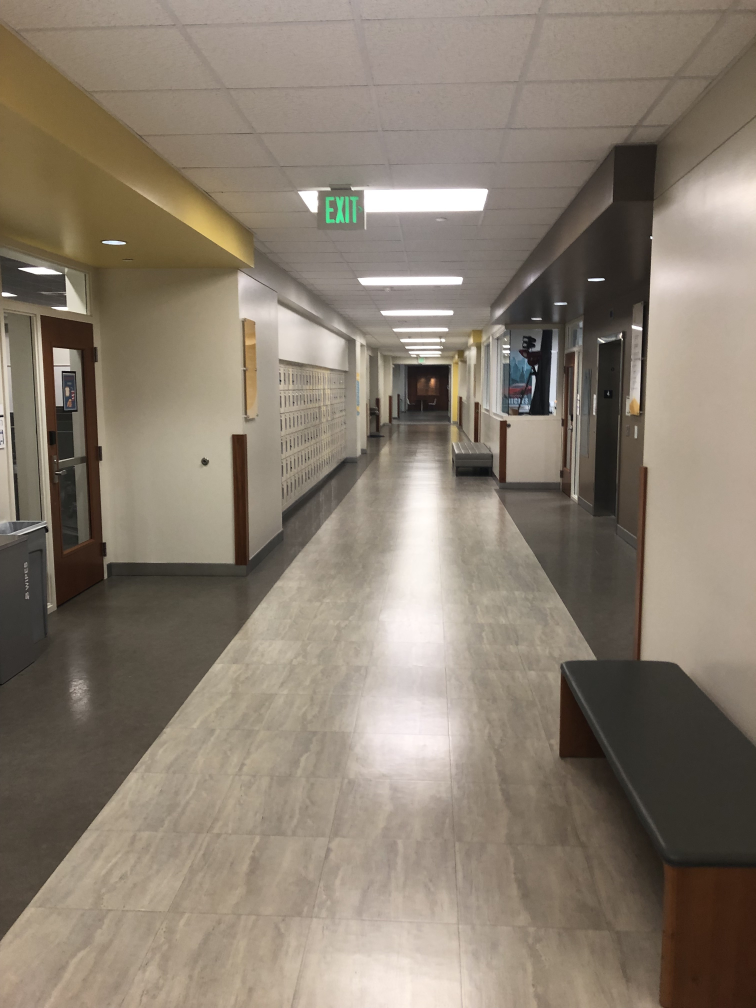
#> input picture data/simple_objects/EB_hallway/images/IMG_8803.jpg, 3024 x 4032 px, given as the content of the folder imgs/sfm/, which was not available (shown at 1/4 size)
$ python kalin_messing_with_stuff_main.py
#> lines starting #> are read from the running program, lines starting #| are printed output that depends on the picture; pictures that were not available may be replaced by others from this repository, and a replacement may not be noted
### image_helper.py
import os
import cv2 as cv
import numpy as np
from natsort import natsorted

class ImageHelper():
    def __init__(self, img_folderpath):
        self.img_folderpath = img_folderpath
        self.img_h = None
        self.img_w = None
        self.orig_imgs = dict()
        self.undist_imgs = dict()
        return

    def undistort_imgs(self, cam_mat, dist_coeff, display=False):
        new_cam_mat, roi = cv.getOptimalNewCameraMatrix(cam_mat,
                                                        dist_coeff,
                                                        (self.img_w,self.img_h),
                                                        1,
                                                        (self.img_w,self.img_h))
        x,y,w,h = roi
        for img_name, img in self.orig_imgs.items():
            undist_img = cv.undistort(img, cam_mat, dist_coeff, None, new_cam_mat)
            undist_img_roi = undist_img[y:y+h, x:x+w, :]
            self.undist_imgs[img_name] = cv.resize(undist_img_roi, (self.img_w,self.img_h))
        if display:
            first_img_name = next(iter(self.orig_imgs))
            cv.imshow('Distorted Image',self.orig_imgs[first_img_name])
            cv.imshow('Undistorted Image',self.undist_imgs[first_img_name])
            cv.waitKey(0)
            cv.destroyAllWindows()
        return #self.undist_imgs

    def load_imgs(self, img_limit=None):
        image_names = natsorted(os.listdir(self.img_folderpath))
        for img_name in image_names:
            img = cv.imread(self.img_folderpath + img_name)
            if self.img_h is None:
                self.img_h, self.img_w = img.shape[0], img.shape[1]
            self.orig_imgs[img_name] = img
            if img_limit is not None and len(self.orig_imgs) >= img_limit:
                break
        return

### feature_helper.py
import cv2 as cv
import numpy as np
import pickle
from tqdm import tqdm

class FeatureHelper():
    def __init__(self):
        self.sift = cv.SIFT_create()
        self.bfm = cv.BFMatcher()
        FLANN_INDEX_KDTREE = 1
        index_params = dict(algorithm = FLANN_INDEX_KDTREE, trees = 5)
        search_params = dict(checks=50)   # or pass empty dictionary
        self.flann = cv.FlannBasedMatcher(index_params,search_params)
        # self.flann = cv.FlannBasedMatcher()
        self.global_matches = dict()
        self.pairwise_matches = dict()
        self.pairwise_matches_masked = dict()
        return

    # [39 lines left out: function compute_matches, not called in this run]

    def compute_matches_alt(self, imgs):
        '''
        Attempts to create a global list of descriptors, then tracking the indices of the descriptors and keypoints that are found in each image.
        This means that each image can have matches with descriptors from any/all of the previous images, rather than just the one image before it.
        The results are stored in a dictionary:
            - First item
                - key: 'des'
                - value: list of descriptors (built up over time to include all descriptors from all images with (ideally) no duplicates)
            - Second item
                - key: '3d'
                - value: list of 3d points (set to None for now, but will be updated later)
            - Third item and beyond
                - key: image name
                - value: list of three items:
                    - list of indices of all descriptors in the global list of descriptors that are found in the current image
                    - list of two lists:
                        - ordered list of indices of the descriptors in the global list of descriptors that relate to matches found in the current image
                        - ordered list of indices of the keypoints in the current image that correspond with the matches found in the current image
                    - list of all keypoints in the current image
        '''
        for img_name, img in imgs.items():
            # Detect SIFT features
            kp, des = self.sift.detectAndCompute(img, None)
            # If this is the first image, save the descriptors and keypoints
            if len(self.global_matches) == 0:
                self.global_matches['des'] = des
                self.global_matches['3d'] = None
                # Dictionary contains: [all_des_idxs, matches: [[des_idx], [kp_idx]], kp]
                self.global_matches[img_name] = [[i for i in range(len(des))], [[i for i in range(len(des))], [i for i in range(len(kp))]], kp]
                continue
            # On all subsequent images, match the descriptors to the global descriptors
            # matches = self.bfm.knnMatch(queryDescriptors=des, trainDescriptors=self.global_matches['des'], k=2)
            matches = self.flann.knnMatch(queryDescriptors=des, trainDescriptors=self.global_matches['des'], k=2)
            # Filter matches using Lowe's ratio test
            good = []
            for m, n in matches:
                if m.distance < 0.75 * n.distance:
                    good.append(m)
            # Determine the indices of the matches
            global_idxs = [m.trainIdx for m in good] # Indices of the global descriptors that match with the current image
            image_idxs = [m.queryIdx for m in good] # Indices of the current image descriptors and keypoints that match with the global descriptors

            # If there are multiple matches to the same global descriptor, remove all of them
            remove_dupes = True
            if remove_dupes:
                for i in range(len(global_idxs)):
                    # Find if the index is repeated
                    if global_idxs.count(global_idxs[i]) > 1:
                        # Identify all indices with that value
                        idxs = [j for j in range(len(global_idxs)) if global_idxs[j] == global_idxs[i]]
                        # Set all of those indices to -1
                        for j in idxs:
                            global_idxs[j] = -1
                            image_idxs[j] = -1
                global_idxs = [i for i in global_idxs if i != -1]
                image_idxs = [i for i in image_idxs if i != -1]

            # Identify the descriptors not matched in the current image
            unmatched_des_idxs = [i for i in range(len(des)) if i not in image_idxs]
            # Get a subset of the unmatched descriptors and add it to the end of the full list of descriptors
            idx_for_next_des = len(self.global_matches['des'])
            self.global_matches['des'] = np.vstack((self.global_matches['des'], des[unmatched_des_idxs]))
            # Identify the indices of the global list of the descriptors that correspond with the local list of keypoints
            all_des_idxs = []
            for i in range(len(kp)):
                if i not in image_idxs:
                    all_des_idxs.append(idx_for_next_des)
                    idx_for_next_des += 1
                else:
                    all_des_idxs.append(global_idxs[image_idxs.index(i)])
            # Add to the dictionary
            self.global_matches[img_name] = [all_des_idxs, [global_idxs, image_idxs], kp]
        # Update the 3d to be a list of None's the same length as the descriptors
        self.global_matches['3d'] = [None for i in range(len(self.global_matches['des']))]

    # [263 lines left out: functions estimate_pairwise_poses_and_3d_points, est_stuff, not called in this run]

### bundle_adjustment.py
import numpy as np
import matplotlib.pyplot as plt

import time

class BundleAdjustment():
    def __init__(self):
        self.K = None
        self.pts_3d = None
        self.pts_3d_idxs = None
        self.num_3d_pts = None
        self.rot_params = None
        self.num_rot_params = 4
        self.trans_params = None
        self.num_trans_params = 3
        self.num_imgs = None
        self.pts_2d = None

    # [323 lines left out: functions run, project_point, project_point_quaternion, calc_J_and_xhat, _convert_rotation_mtx_to_unit_quaternion, _convert_unit_quaternion_to_rotation_mtx and 4 more, not called in this run]


### kalin_messing_with_stuff_main.py
import numpy as np
import matplotlib.pyplot as plt
import cv2 as cv
import argparse
import sys

import time

from calibrate import calibrate_camera
from image_helper import ImageHelper
from feature_helper import FeatureHelper
from bundle_adjustment import BundleAdjustment

'''
Example python command: python3 main.py --data=calibration/
'''

def main(args):
    ## Class Initializations
    # img_helper = ImageHelper(args['data'])
    img_helper = ImageHelper('imgs/sfm/')
    feature_helper = FeatureHelper()
    bundle_adjustment = BundleAdjustment()

    ## Load Images
    print("Loading Images...",end="\t", flush=True)
    img_helper.load_imgs()
#> in load_imgs, img is the input picture: shape (4032, 3024, 3); mean B, G, R 111.8, 125.9, 137.1
    print("Finished!")

    '''
    Perform camera calibration and get intrinsic matrix (K) and distortion coefficients)

    Input:
        /filepath/to/calibration/images/ (str) - Chessboard calibration images
    Output:
        K (numpy.array) - Camera Matrix
        dist_params (numpy.array) - distortion coefficients
    '''
    # print("Performing Camera Calibration...",end="\t", flush=True)
    # K, dist_params, r_vecs, t_vecs = calibrate_camera('calibration')
    # print("Finished!")

    # # Temporary values from Chad's stuff
    # K = np.array([[3367.27729,        0.0, 2032.98851], # Units are in mm
    #               [       0.0, 3367.67873, 1507.90056],
    #               [       0.0,        0.0,        1.0]])
    # dist_params = np.array([0.218041803, -1.29382245, -0.00204264766, 0.000601951192, 2.35001621])

    # Values for Kalin's Stuff
    K = np.array([[925.79882927,   0.,         635.51907178], # Intrinsic matrix (from camera calibration)
                  [  0.,         923.71342657, 483.87251378],
                  [  0.,           0.,           1.        ]])
    dist_params = np.array([[0.0937379544, -0.360357661, 0.000903468189, 0.000267717772, 0.589424854]])

    '''
    Undistort Images

    Input:
        K (np.array) - intrinsic camera calibration matrix
        dist_params (np.array) - distortion coefficients
    '''
    print("Undistorting Images...",end="\t", flush=True)
    img_helper.undistort_imgs(K, dist_params, display=False)
#> the loop in undistort_imgs, `for img_name, img in self.orig_imgs.items():` made 1 pass
#> img_name on pass 1: 'IMG_8803.jpg'
#> pass 1, in undistort_imgs, `undist_img = cv.undistort(img, cam_mat, dist_coeff, None, new_cam_mat)`:
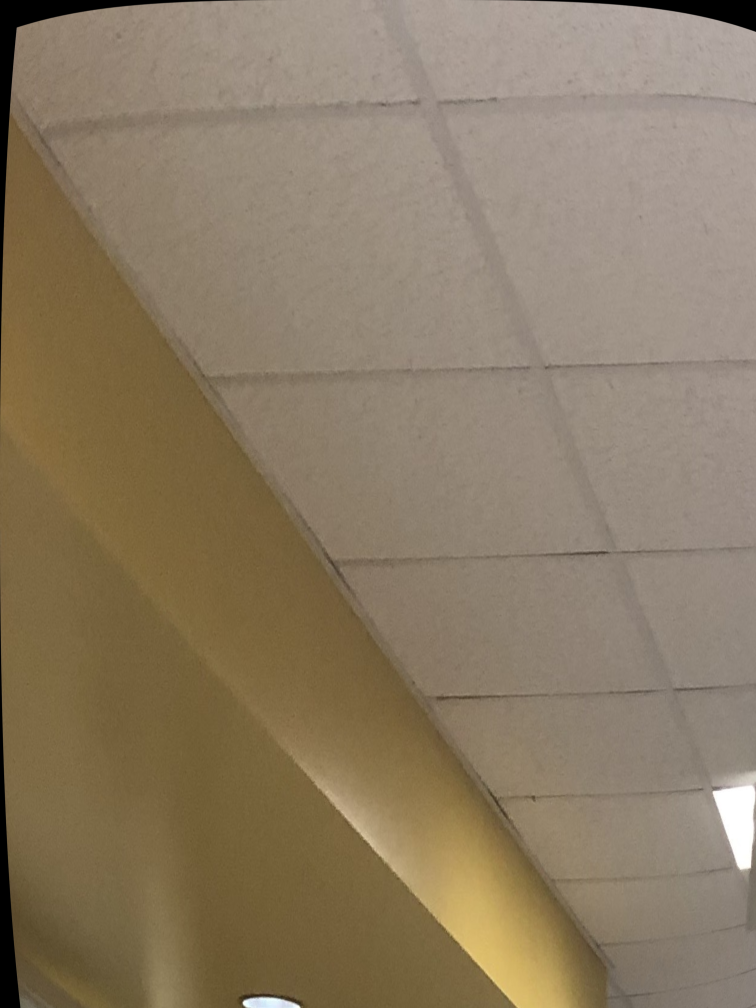
#> undist_img: shape (4032, 3024, 3) (shown at 1/4 size); mean B, G, R 99.6, 122.9, 138.8
#> after the loop in undistort_imgs, `for img_name, img in self.orig_imgs.items():`: self.undist_imgs = 1 item
    print("Finished!")

    '''
    Feature Matching:
    Performs feature matching between adjacent images.
    Assumes images are named sequentially.

    Input:
        - undistorted images (dict):
            key = img_name,
            value = img
    Output:
        - matches (dict):
            key = (img_name1, img_name2),
            value = [(key_point1, key_point2), ...]
    '''
    print("Performing Feature Matching...",end="\t", flush=True)
    # feature_helper.compute_matches(img_helper.undist_imgs)
    feature_helper.compute_matches_alt(img_helper.undist_imgs)
#> the loop in compute_matches_alt, `for img_name, img in imgs.items():` made 1 pass
#> after the loop in compute_matches_alt, `for img_name, img in imgs.items():`: self.global_matches = 0 items
    # Rs, ts, pts_3d, pts_to_kp =feature_helper.est_stuff(img_helper.undist_imgs, K)
    print("Finished!")
    # np.savez('temp.npz', Rs, ts, pts_3d, pts_to_kp)

    '''
    Initial Pose and 3D Point (Triangulation) Estimation

    Input:
        - Camera Intrinsic Matrix (This assumes a single camera for all images)
    Output:
        - Rotation, unit Translation, 3D point cloud
    '''
    print("Performing Initial Pose and 3D Point Estimation...",end="\t", flush=True)
    Rs, ts, pts_3d, helper_list = feature_helper.estimate_pairwise_poses_and_3d_points(K, 100)
    print("Finished!")

    '''
    Bundle Adjustment

    Input:
        - Camera Intrinsic Matrix, Initial Rotation, Initial Translation, 3D Point List, and Feature Matching List
    Output:
        - Updated Rotation, Translation, and 3D point estimates
    '''

    # [7 lines of commented-out code are left out]
    print("Performing Bundle Adjustment...",end="\t", flush=True)
    t1 = time.time()
    Rs, ts, pts_3d = bundle_adjustment.run(K, Rs, ts, pts_3d, helper_list)
    # Rs, ts, pts_3d = bundle_adjustment.run(K, Rs, ts, pts_3d, pts_to_kp)
    t2 = time.time()
    print("Finished!")
    print("Time Elapsed for BA: ", t2-t1)
    print()
    print(f'Rotations:\n{Rs}')
    print(f'Translations:\n{ts}')

    fig = plt.figure()
    ax = fig.add_subplot(111, projection='3d')
    ax.scatter(pts_3d[:,0], pts_3d[:,1], pts_3d[:,2])
    plt.show()

def read_args():
    parser = argparse.ArgumentParser()
    parser.add_argument('--data',type=str,help='folderpath/to/images/')
    return parser

if __name__ == '__main__':
    args = vars(read_args().parse_args())
#> (the run stopped early here; a loop or call above may not have finished)

$ run again, on data/simple_objects/EB_hallway/images/IMG_8809.jpg
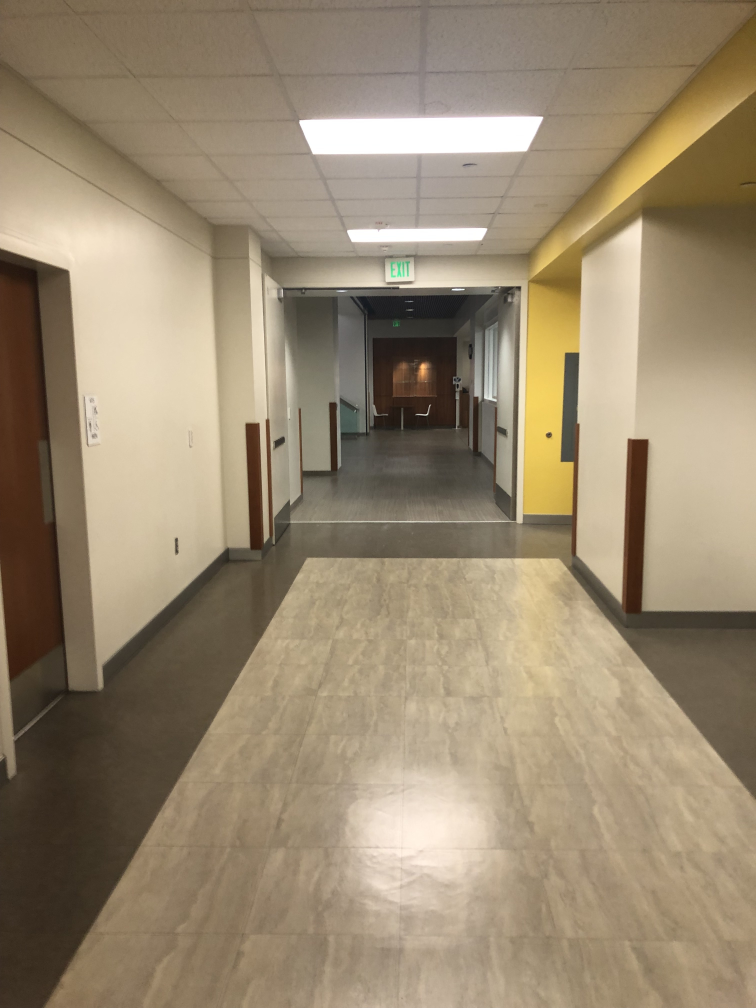
#> input picture data/simple_objects/EB_hallway/images/IMG_8809.jpg, 3024 x 4032 px, given as the content of the folder imgs/sfm/, which was not available (shown at 1/4 size)
#> in load_imgs, img is the input picture: shape (4032, 3024, 3); mean B, G, R 112.6, 137.2, 153.1
#> the loop in undistort_imgs, `for img_name, img in self.orig_imgs.items():` made 1 pass
#> img_name on pass 1: 'IMG_8809.jpg'
#> pass 1, in undistort_imgs, `undist_img = cv.undistort(img, cam_mat, dist_coeff, None, new_cam_mat)`:
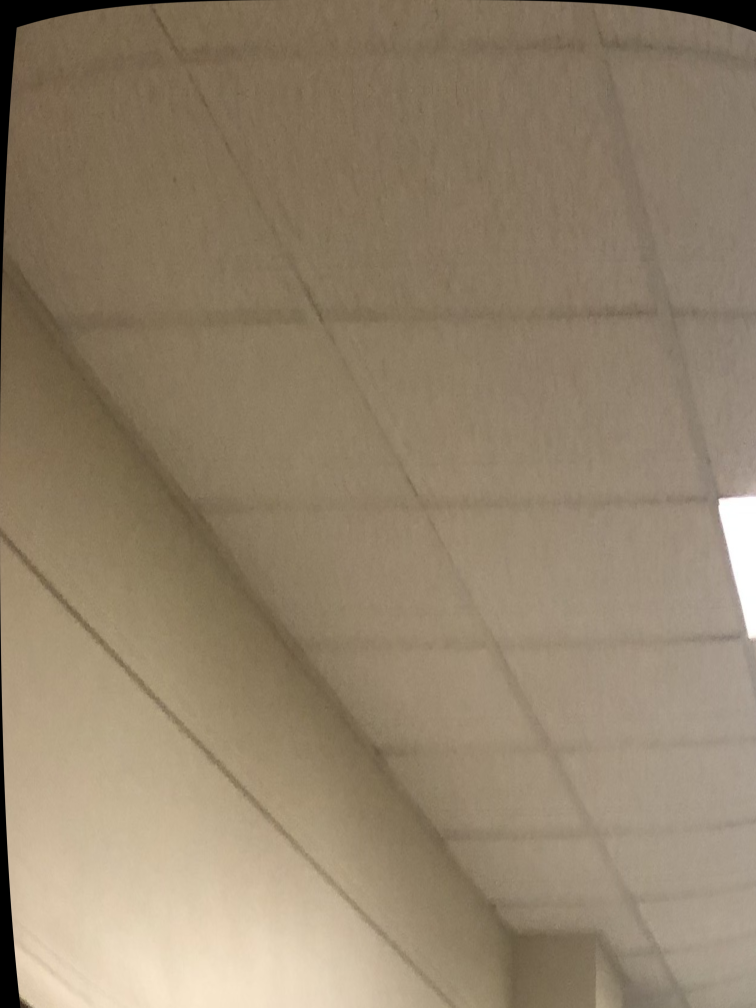
#> undist_img: shape (4032, 3024, 3) (shown at 1/4 size); mean B, G, R 107.8, 130.7, 146.7
#> after the loop in undistort_imgs, `for img_name, img in self.orig_imgs.items():`: self.undist_imgs = 1 item
#> the loop in compute_matches_alt, `for img_name, img in imgs.items():` made 1 pass
#> after the loop in compute_matches_alt, `for img_name, img in imgs.items():`: self.global_matches = 0 items

$ run again, on data/simple_objects/EB_hallway/images/IMG_8810.jpg
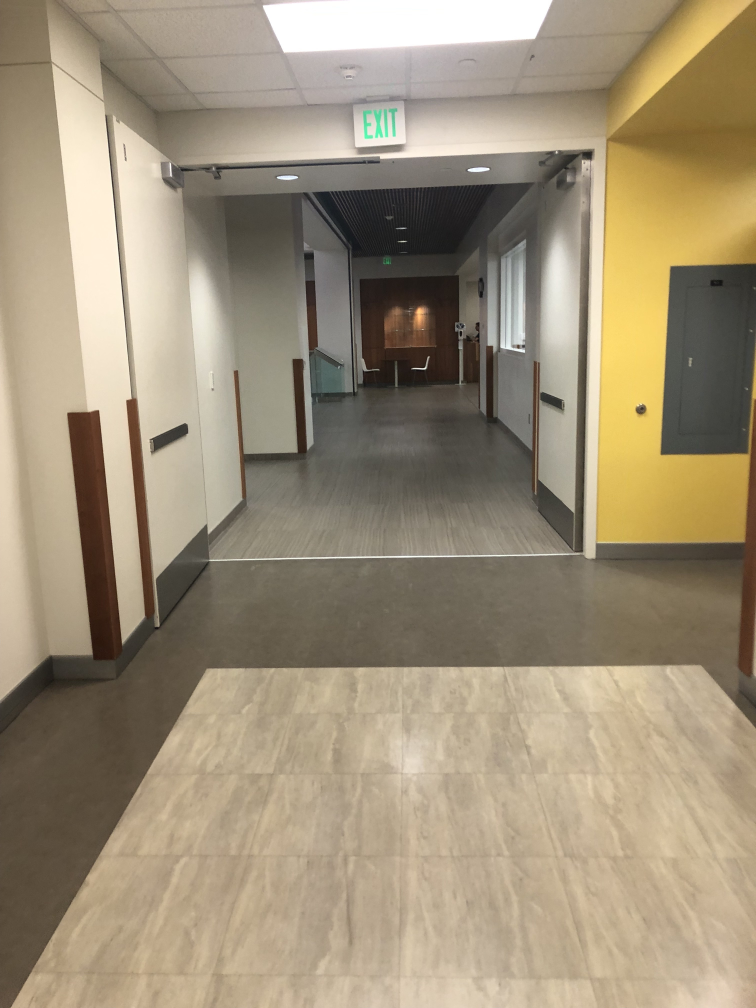
#> input picture data/simple_objects/EB_hallway/images/IMG_8810.jpg, 3024 x 4032 px, given as the content of the folder imgs/sfm/, which was not available (shown at 1/4 size)
#> in load_imgs, img is the input picture: shape (4032, 3024, 3); mean B, G, R 120.8, 144.7, 158.4
#> the loop in undistort_imgs, `for img_name, img in self.orig_imgs.items():` made 1 pass
#> img_name on pass 1: 'IMG_8810.jpg'
#> pass 1, in undistort_imgs, `undist_img = cv.undistort(img, cam_mat, dist_coeff, None, new_cam_mat)`:
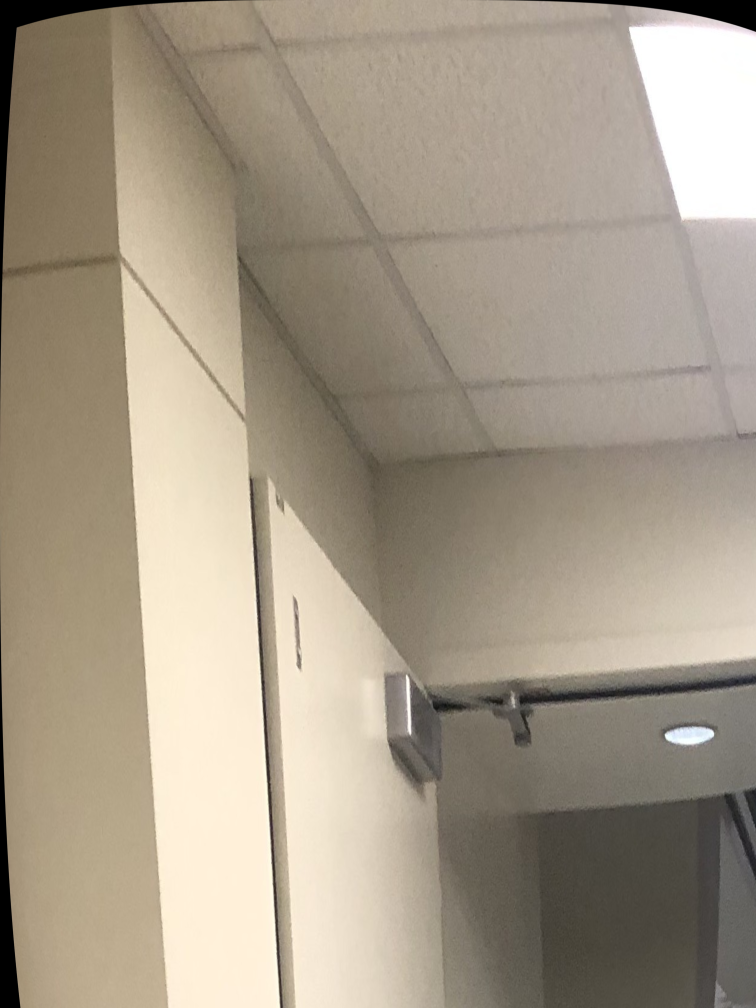
#> undist_img: shape (4032, 3024, 3) (shown at 1/4 size); mean B, G, R 136.6, 153.8, 165.1
#> after the loop in undistort_imgs, `for img_name, img in self.orig_imgs.items():`: self.undist_imgs = 1 item
#> the loop in compute_matches_alt, `for img_name, img in imgs.items():` made 1 pass
#> after the loop in compute_matches_alt, `for img_name, img in imgs.items():`: self.global_matches = 0 items
